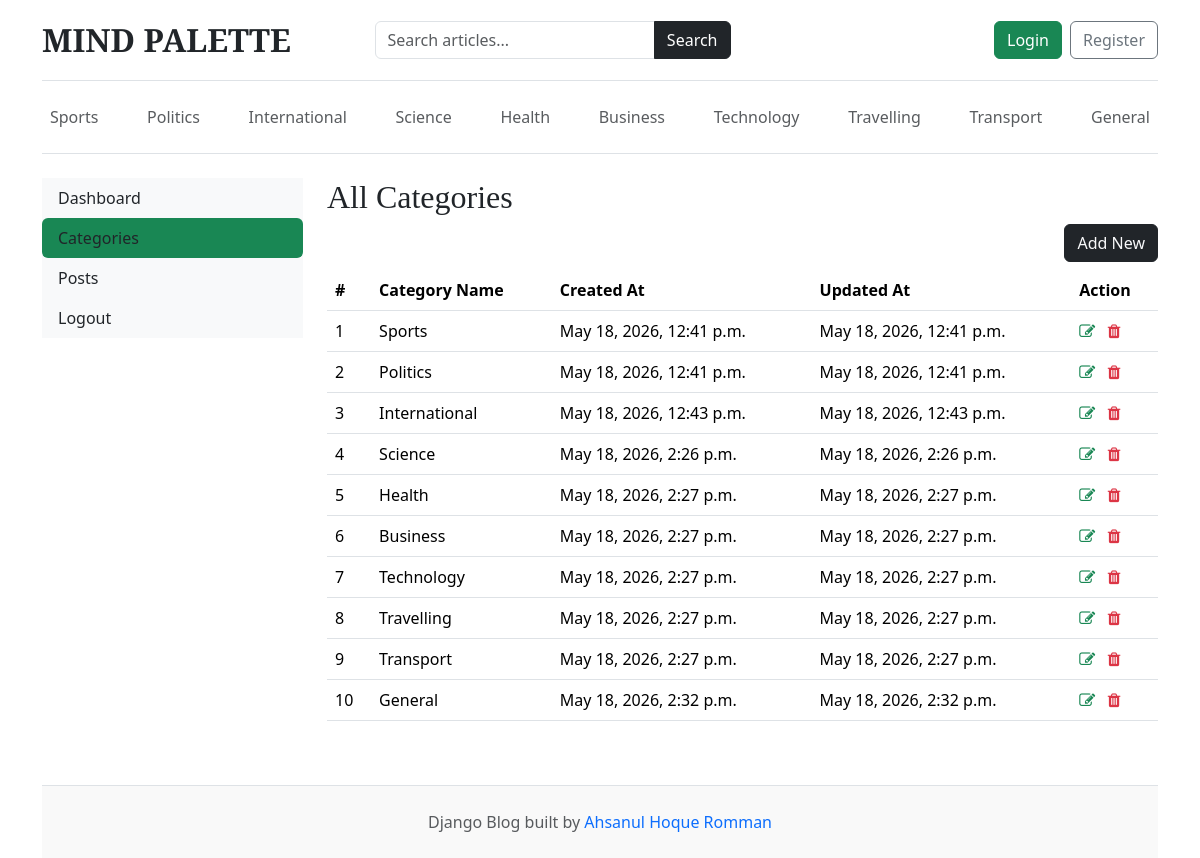
/dashboard/categories/, run on the app's committed database.
### blogs/models.py (models this page shows)
class Category(models.Model):
    category_name = models.CharField(max_length=80, unique=True)
    created_at = models.DateTimeField(auto_now_add=True)
    updated_at = models.DateTimeField(auto_now=True)
    class Meta:
        verbose_name_plural = 'Categories'
    def __str__(self):
        return self.category_name

### dashboards/views.py (the view)
# urls.py: path('categories/', views.categories, name='categories'),
def categories(request):
    return render(request, 'dashboard/categories.html')

### blogs/context_processors.py (called while the page is built)
def get_categories(request):
    categories = Category.objects.all()
    return dict (categories=categories)

def get_SocialLinks(request):
    social_links = SocialLinks.objects.all()
    return dict(social_links = social_links)

### templates/dashboard/categories.html (shortened to what this page needs)
{% extends 'base.html' %}
{% block content %}
<div class="row">
    {% include 'dashboard/sidebar.html' %}
    <div class="col-md-9">
        <h2>All Categories</h2>
        <a href="{% url "add_category" %}" class="btn btn-dark text-light float-end mb-2">Add New</a>
        <table class="table table-hover">
            <thead>
              <tr>
                <th>#</th>
                <th>Category Name</th>
                <th>Created At</th>
                <th>Updated At</th>
                <th>Action</th>
              </tr>
            </thead>
            <tbody>
            {% for cat in categories %}
              <tr>
                <td>{{ forloop.counter }}</td>
                <td>{{ cat }}</td>
                <td>{{ cat.created_at }}</td>
                <td>{{ cat.updated_at }}</td>
                <td>
                    <a href="{% url "edit_category" cat.id %}"><i class="fa fa-edit text-success"></i></a>
                    <a href="{% url "delete_category" cat.id %}"><i class="fa fa-trash text-danger"></i></a>
                </td>
              </tr>
            {% endfor %}
            </tbody>
          </table>
    </div>
</div>
{% endblock %}

### templates/base.html (shortened to what this page needs)
{% load static %}
<!DOCTYPE html>
<html lang="en">
<head>
    <link href="https://cdn.jsdelivr.net/npm/bootstrap@5.3.7/dist/css/bootstrap.min.css"
          rel="stylesheet">
    <link href="{% static 'css/blog.css' %}"
          rel="stylesheet">
    <link rel="stylesheet" href="https://cdnjs.cloudflare.com/ajax/libs/font-awesome/4.7.0/css/font-awesome.min.css">
</head>
<body>
    <div class="container">
        <header class="blog-header py-3 border-bottom">
            <div class="row flex-nowrap justify-content-between align-items-center">
                <div class="col-lg-3 col-md-3 col-12 mb-3 mb-md-0">
                    <a class="blog-header-logo text-dark text-decoration-none fs-2 fw-bold"
                       href="/">
                        MIND PALETTE
                    </a>
                </div>
                <div class="col-lg-4 col-md-5 col-12 mb-3 mb-md-0">
                    <form action="{% url 'search' %}"
                          method="GET">
                        <div class="input-group">
                            <input type="text"
                                   name="keyword"
                                   class="form-control"
                                   placeholder="Search articles..."
                                   required>
                            <button class="btn btn-dark"
                                    type="submit">
                                Search
                            </button>
                        </div>
                    </form>
                </div>
                <div class="col-lg-4 col-md-4 col-12 d-flex justify-content-md-end justify-content-start">
                    {% if not user.is_authenticated %}
                    <a class="btn btn-success me-2"
                       href="{% url 'login' %}">
                        Login
                    </a>
                    <a class="btn btn-outline-secondary"
                       href="{% url 'register' %}">
                        Register
                    </a>
                    {% else %}
                    <span><a class="btn btn-primary" href="{% url "dashboard" %}">Dashboard</a></span>
                    &emsp;
                    <span><a class="btn btn-danger" href="{% url "logout" %}">Logout</a></span>
                    {% endif %}
                </div>
            </div>
        </header>
        <div class="nav-scroller py-3 mb-4 border-bottom">
            <nav class="nav d-flex justify-content-between flex-wrap">
                {% for category in categories %}
                <a class="p-2 text-muted text-decoration-none"
                   href="{% url 'posts_by_category' category.id %}">
                    {{ category.category_name }}
                </a>
                {% endfor %}
            </nav>
        </div>
        {% block content %}
        {% endblock %}
        <footer class="blog-footer border-top mt-5 py-4 text-center text-muted">
            <p class="mb-0">
                Django Blog built by
                <a href="#"
                   class="text-decoration-none">
                    Ahsanul Hoque Romman
                </a>
            </p>
        </footer>
    </div>
</body>
</html>

### templates/dashboard/sidebar.html (shortened to what this page needs)
<div class="col-md-3">
    <div class="nav flex-column nav-pills bg-light" aria-orientation="vertical">
        <a href="{% url 'dashboard' %}" class="nav-link text-dark {% if '/dashboard/' == request.path %} bg-success {% endif %}">Dashboard</a>
        <a href="{% url 'categories' %}" class="nav-link text-dark {% if '/categories/' in request.path %} bg-success {% endif %} ">Categories</a>
        <a href="{% url "posts" %}" class="nav-link text-dark {% if '/posts/' in request.path %} bg-success {% endif %} ">Posts</a>
        <a href="" class="nav-link text-dark">Logout</a>
    </div>
</div>

### static/css/blog.css (style rules this page uses)
.blog-header { border-bottom: 1px solid #e5e5e5; }
.blog-header-logo { font-family: "Playfair Display", Georgia, "Times New Roman", serif; font-size: 2.25rem; }
h1, h2, h3, h4, h5, h6 { font-family: "Playfair Display", Georgia, "Times New Roman", serif; }
.blog-footer { padding: 2.5rem 0; color: #727272; text-align: center; background-color: #f9f9f9; border-top: .05rem solid #e5e5e5; }
.blog-footer p:last-child { margin-bottom: 0; }

### data on the page
Category: category_name "Sports", created_at "May 18, 2026, 12:41 p.m.", updated_at "May 18, 2026, 12:41 p.m."
Category: category_name "Politics", created_at "May 18, 2026, 12:41 p.m.", updated_at "May 18, 2026, 12:41 p.m."
Category: category_name "International", created_at "May 18, 2026, 12:43 p.m.", updated_at "May 18, 2026, 12:43 p.m."
Category: category_name "Science", created_at "May 18, 2026, 2:26 p.m.", updated_at "May 18, 2026, 2:26 p.m."
Category: category_name "Health", created_at "May 18, 2026, 2:27 p.m.", updated_at "May 18, 2026, 2:27 p.m."
Category: category_name "Business", created_at "May 18, 2026, 2:27 p.m.", updated_at "May 18, 2026, 2:27 p.m."
Category: category_name "Technology", created_at "May 18, 2026, 2:27 p.m.", updated_at "May 18, 2026, 2:27 p.m."
Category: category_name "Travelling", created_at "May 18, 2026, 2:27 p.m.", updated_at "May 18, 2026, 2:27 p.m."
Category: category_name "Transport", created_at "May 18, 2026, 2:27 p.m.", updated_at "May 18, 2026, 2:27 p.m."
Category: category_name "General", created_at "May 18, 2026, 2:32 p.m.", updated_at "May 18, 2026, 2:32 p.m."
